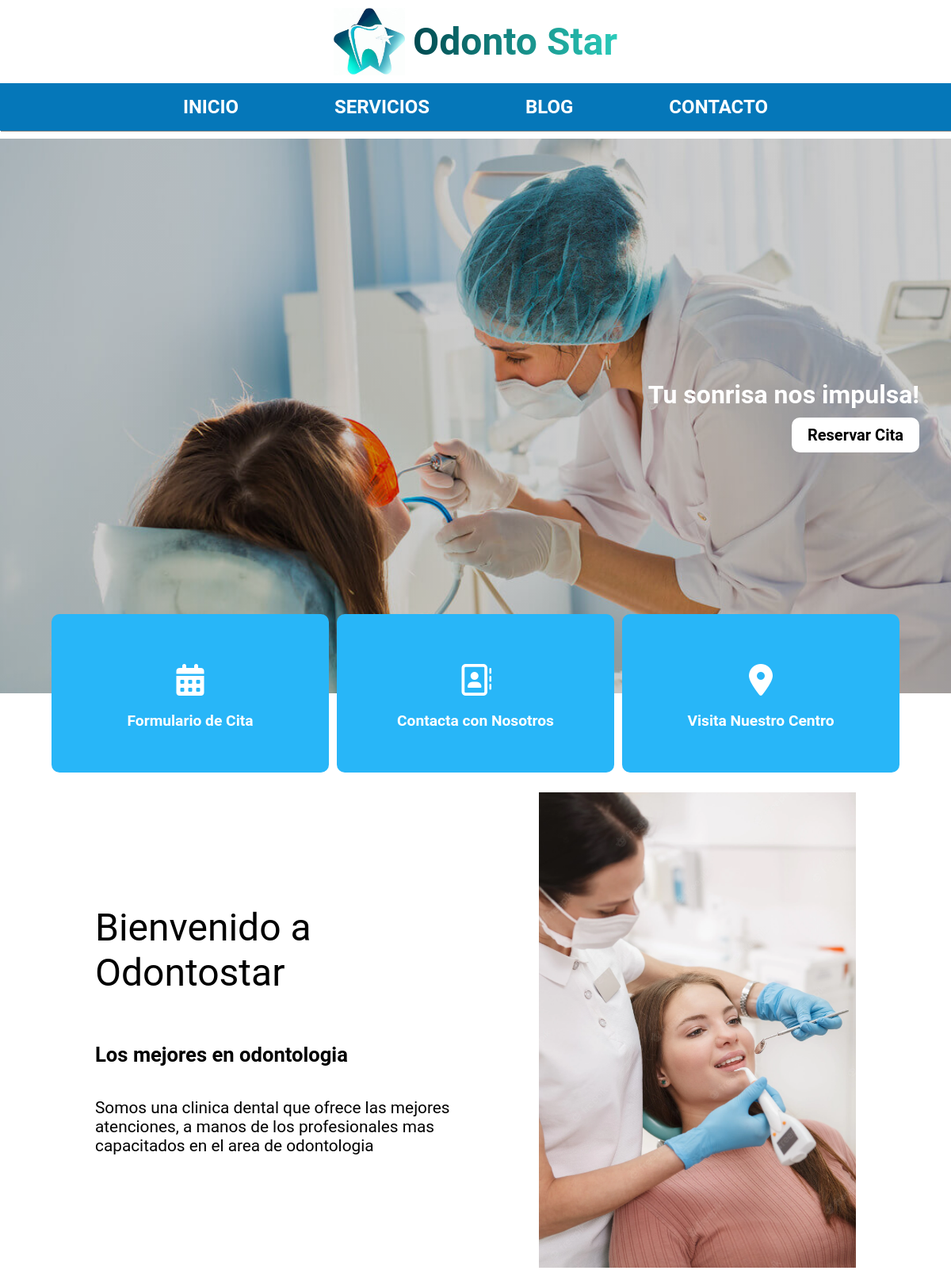
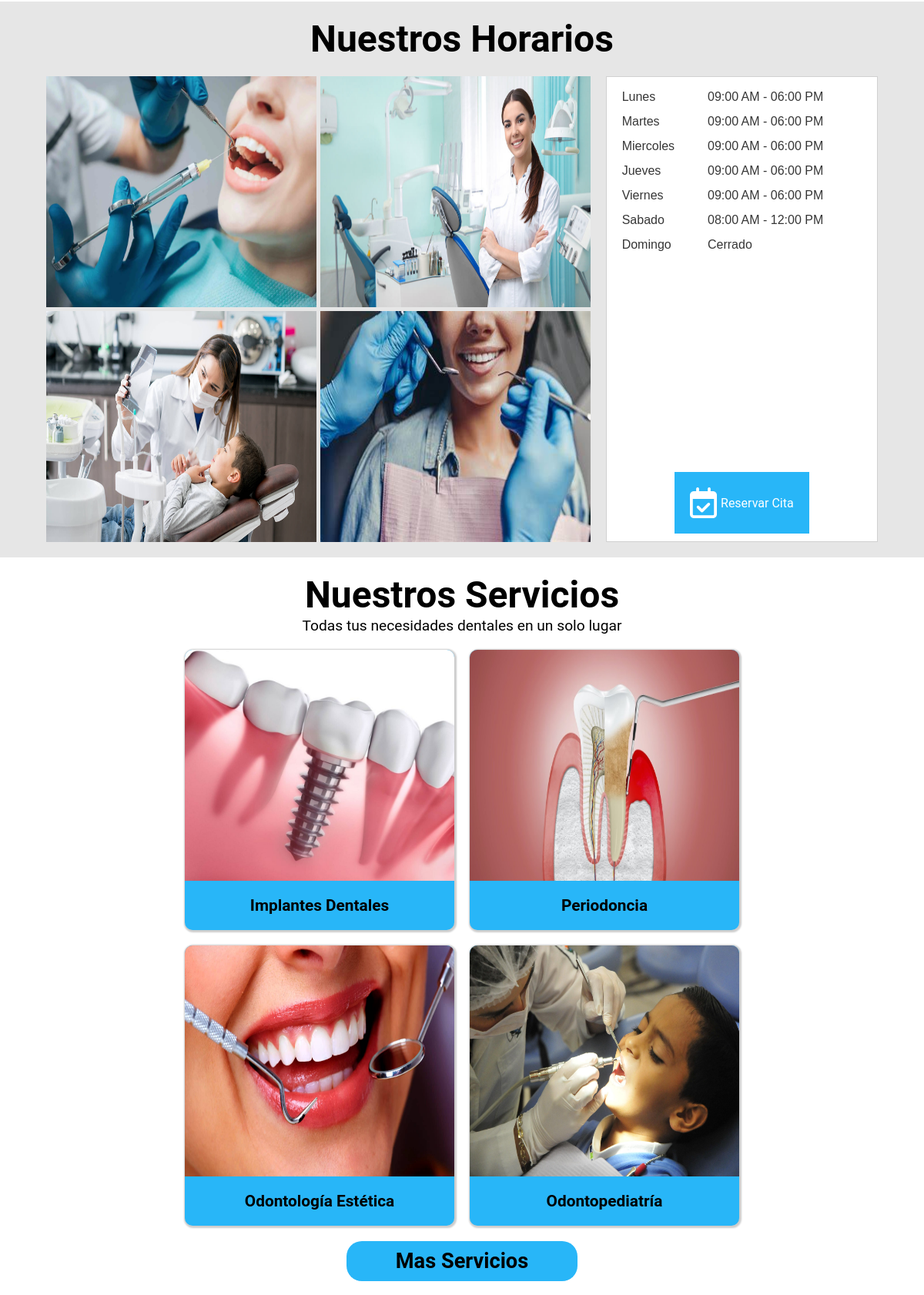
The page / (upper part) on the database its author committed (2 pictures, top to bottom).
### services/models.py (models this page shows, shortened)
class Service(models.Model):
    name = models.CharField(max_length=100, verbose_name='Nombre')
    description = RichTextField(verbose_name="Descripcion")
    image = models.ImageField(upload_to='media/services/', verbose_name='Imagen')
    created = models.DateTimeField(auto_now_add=True, verbose_name='Fecha de Creacion')
    updated = models.DateTimeField(auto_now=True, verbose_name='Fecha de Modificacion')
    class Meta:
        verbose_name='Servicio'
        verbose_name_plural='Servicios'
        ordering = ['-created']

### core/views.py (the view)
# urls.py: path('', HomePageView.as_view(), name='home'),
class HomePageView(TemplateView):
    template_name = 'core/index.html'
    def get_context_data(self, **kwargs):
        context = super().get_context_data(**kwargs)
        context['services'] = Service.objects.all()
        return context

### social/processors.py (called while the page is built)
def context_dic(request):
    context  = {}
    links = SocialNetwork.objects.all()
    for link in links:
        context[link.key] = link.url
    return context

### core/templates/core/index.html
{% extends 'core/base.html' %}
{% load static %}
{% block content %}
    <main>
        <section id="hero">
            <div class="hero-container">
                <div class="info-hero">
                    <h2>Tu sonrisa nos impulsa!</h2>
                    <a href="{% url 'form-date' %}">Reservar Cita</a>
                </div>
            </div>
            <div class="container-cards-hero">
                <div class="card-hero">
                    <a href="{% url 'form-date' %}">
                        <i class="fa-solid fa-calendar-days"></i>
                        <p>Formulario de Cita</p>
                    </a>
                </div>
                <div class="card-hero">
                    <a href="{% url 'contact' %}#contact">
                        <i class="fa-regular fa-address-book"></i>
                        <p>Contacta con Nosotros</p>
                    </a>
                </div>
                <div class="card-hero">
                    <a href="{% url 'contact' %}#map-section">
                        <i class="fa-solid fa-location-dot"></i>
                        <p>Visita Nuestro Centro</p>
                    </a>
                </div>
            </div>
        </section>
        <section id="welcome">
            <div class="container-welcome">
                <img src="{% static 'core/img/bienvenido.webp' %}" alt="">
                <div class="welcome-info-container">
                    <h2>Bienvenido a Odontostar</h2>
                    <h3>Los mejores en odontologia</h3>
                    <p>Somos una clinica dental que ofrece las mejores atenciones, a manos de los profesionales mas capacitados en el area de odontologia</p>
                </div>
            </div>
        </section>
        <section id="hours">
            <h2>Nuestros Horarios</h2>
            <div class="container">
                <div class="container-img-hours">
                    <img src="{% static 'core/img/horario1.webp' %}" alt="">
                    <img src="{% static 'core/img/horario2.jpeg' %}" alt="">
                    <img src="{% static 'core/img/horario3.png' %}" alt="">
                    <img src="{% static 'core/img/horario4.jpeg' %}" alt="">
                </div>
                <div class="container-hours">
                    <div class="table-day-hour">
                        <div class="day">
                            <p>lunes</p>
                            <p>martes</p>
                            <p>miercoles</p>
                            <p>jueves</p>
                            <p>viernes</p>
                            <p>sabado</p>
                            <p>domingo</p>
                        </div>
                        <div class="hour">
                            <p>09:00 AM - 06:00 PM</p>
                            <p>09:00 AM - 06:00 PM</p>
                            <p>09:00 AM - 06:00 PM</p>
                            <p>09:00 AM - 06:00 PM</p>
                            <p>09:00 AM - 06:00 PM</p>
                            <p>08:00 AM - 12:00 PM</p>
                            <p>cerrado</p>
                        </div>
                    </div>
                    <a href="{% url 'form-date' %}" class="button-cita">
                        <i class="fa-regular fa-calendar-check"></i>
                        <p>Reservar Cita</p>
                    </a>
                </div>
            </div>
        </section>
        <section id="services">
            <div class="container-services">
                <h2>Nuestros Servicios</h2>
                <p>Todas tus necesidades dentales en un solo lugar</p>
                <div class="container-cards-services">
                    {% if services %}
                    {% for service in services|slice:":4" %}
                        <a href="{% url 'service' service.id %}" class="card-service">
                            <img src="{{service.image.url}}" alt="imagen de {{service.name}}">
                            <p>{{service.name|capfirst}}</p>
                        </a>
                    {% endfor %}
                    {% else %}
                        <p>No hay objetos disponibles.</p>
                    {% endif %}
                </div>
            </div>
            <a href="{% url 'services' %}">Mas Servicios</a>
        </section>
    </main>
{% endblock %}

### core/templates/core/base.html (shortened to what this page needs)
{% load static %}
<!DOCTYPE html>
<html lang="en">
<head>
    <link rel="stylesheet" href="{% static 'core/css/style.css' %}">
    <link rel="stylesheet" href="{% static 'services/css/style.css' %}">
    <link rel="stylesheet" href="{% static 'blog/css/style.css' %}">
</head>
<body>
    <header>
        <img src="{% static 'core/img/logo.jpeg' %}" alt="logo-odontostar" class="img-logo">
        <h1 class="title-logo">Odonto Star</h1>
    </header>
    <nav>
        <ul>
            <li><a href="{% url 'home' %}">inicio</a></li>
            <li><a href="{% url 'services' %}">Servicios</a></li>
            <li><a href="{% url 'posts' %}">blog</a></li>
            <li><a href="{% url 'contact' %}">contacto</a></li>
        </ul>
    </nav>
    {% block content %}
    {% endblock %}
</body>
</html>

### blog/static/blog/css/style.css (style rules this page uses)
* { box-sizing: border-box; margin: 0; padding: 0; }

### rows shown on the page
Service: image (picture), name "Implantes Dentales"
Service: image (picture), name "Periodoncia"
Service: image (picture), name "Odontología Estética"
Service: image (picture), name "Odontopediatría"
